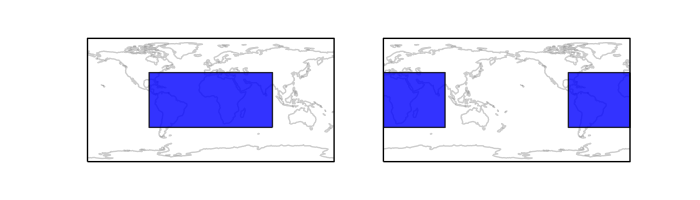

The Python source for this figure:
import cartopy.crs as ccrs
import matplotlib.pyplot as plt
import shapely.geometry as sgeom


LHS, RHS = ccrs.PlateCarree(), ccrs.PlateCarree(central_longitude=180)
geom = sgeom.box(-90, -40, 90, 40)


fig = plt.figure(figsize=(7, 2))

ax1 = plt.subplot(1, 2, 1, projection=LHS)
ax2 = plt.subplot(1, 2, 2, projection=RHS)

ax1.coastlines(color='gray', alpha=0.4)
ax2.coastlines(color='gray', alpha=0.4)

ax1.add_geometries([geom], LHS, facecolor='blue', alpha=0.8)
ax2.add_geometries([geom], LHS, facecolor='blue', alpha=0.8)

plt.show()
